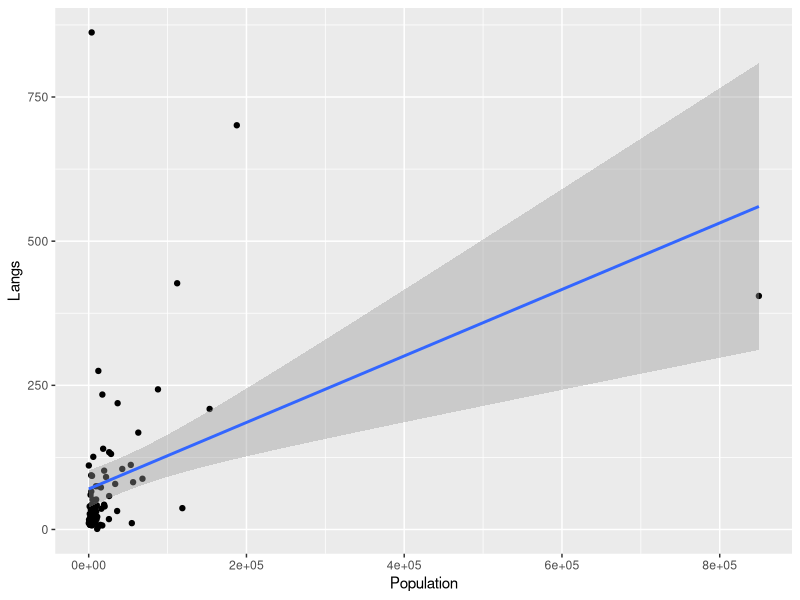

Here is the R script that generated this plot:
# Скачайте датасет из работы (Nettle 1998). Визуализируйте модель,
# предсказывающую переменную Population по переменной Langs. Какое из основных
# предположений на применение линейной регрессии нарушено?
# https://raw.githubusercontent.com/agricolamz/r_on_line_course_data/master/language_diversity.csv

library(tidyverse)

diversity <- read_tsv('./8/language_diversity.csv')

model <- lm(data = diversity, Population ~ Langs)

diversity %>%
    ggplot(aes(Population, Langs)) +
    geom_point() +
    geom_smooth(method = 'lm')

# гомоскедастичность